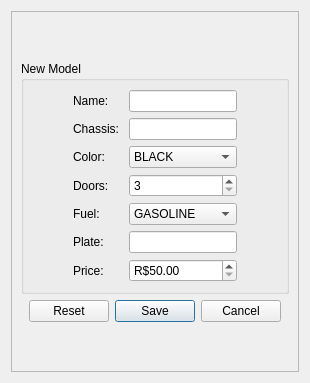
            <widget class="QWidget" name="stackPanelPageAddModel">
             <layout class="QVBoxLayout" name="verticalLayout_8">
              <item>
               <widget class="QFrame" name="frameAddModel">
                <property name="frameShape">
                 <enum>QFrame::StyledPanel</enum>
                </property>
                <property name="frameShadow">
                 <enum>QFrame::Raised</enum>
                </property>
                <layout class="QVBoxLayout" name="verticalLayout_10">
                 <item>
                  <spacer name="verticalSpacer_2">
                   <property name="orientation">
                    <enum>Qt::Vertical</enum>
                   </property>
                   <property name="sizeHint" stdset="0">
                    <size>
                     <width>20</width>
                     <height>40</height>
                    </size>
                   </property>
                  </spacer>
                 </item>
                 <item>
                  <widget class="QGroupBox" name="groupBoxAddModel">
                   <property name="title">
                    <string>New Model</string>
                   </property>
                   <layout class="QGridLayout" name="gridLayout">
                    <item row="5" column="1">
                     <widget class="QLabel" name="label_6">
                      <property name="text">
                       <string>Plate: </string>
                      </property>
                      <property name="buddy">
                       <cstring>lePlate</cstring>
                      </property>
                     </widget>
                    </item>
                    <item row="4" column="2">
                     <widget class="QComboBox" name="cmbFuel">
                      <item>
                       <property name="text">
                        <string>GASOLINE</string>
                       </property>
                      </item>
                      <item>
                       <property name="text">
                        <string>ALCOHOL</string>
                       </property>
                      </item>
                      <item>
                       <property name="text">
                        <string>FLEX</string>
                       </property>
                      </item>
                      <item>
                       <property name="text">
                        <string>DIESEL</string>
                       </property>
                      </item>
                     </widget>
                    </item>
                    <item row="4" column="1">
                     <widget class="QLabel" name="label_5">
                      <property name="text">
                       <string>Fuel: </string>
                      </property>
                      <property name="buddy">
                       <cstring>cmbFuel</cstring>
                      </property>
                     </widget>
                    </item>
                    <item row="6" column="1">
                     <widget class="QLabel" name="label_7">
                      <property name="text">
                       <string>Price: </string>
                      </property>
                      <property name="buddy">
                       <cstring>spbPrice</cstring>
                      </property>
                     </widget>
                    </item>
                    <item row="1" column="1">
                     <widget class="QLabel" name="label_2">
                      <property name="text">
                       <string>Chassis: </string>
                      </property>
                      <property name="buddy">
                       <cstring>leChassis</cstring>
                      </property>
                     </widget>
                    </item>
                    <item row="3" column="1">
                     <widget class="QLabel" name="label_4">
                      <property name="text">
                       <string>Doors: </string>
                      </property>
                      <property name="buddy">
                       <cstring>spbDoors</cstring>
                      </property>
                     </widget>
                    </item>
                    <item row="2" column="2">
                     <widget class="QComboBox" name="cmbColor">
                      <item>
                       <property name="text">
                        <string>BLACK</string>
                       </property>
                      </item>
                      <item>
                       <property name="text">
                        <string>RED</string>
                       </property>
                      </item>
                      <item>
                       <property name="text">
                        <string>GREEN</string>
                       </property>
                      </item>
                      <item>
                       <property name="text">
                        <string>ORANGE</string>
                       </property>
                      </item>
                      <item>
                       <property name="text">
                        <string>BLUE</string>
                       </property>
                      </item>
                      <item>
                       <property name="text">
                        <string>PURPLE</string>
                       </property>
                      </item>
                      <item>
                       <property name="text">
                        <string>CYAN</string>
                       </property>
                      </item>
                      <item>
                       <property name="text">
                        <string>GRAY</string>
                       </property>
                      </item>
                      <item>
                       <property name="text">
                        <string>WHITE</string>
                       </property>
                      </item>
                      <item>
                       <property name="text">
                        <string>YELLOW</string>
                       </property>
                      </item>
                      <item>
                       <property name="text">
                        <string>VIOLET</string>
                       </property>
                      </item>
                     </widget>
                    </item>
                    <item row="3" column="2">
                     <widget class="QSpinBox" name="spbDoors">
                      <property name="minimum">
                       <number>3</number>
                      </property>
                      <property name="maximum">
                       <number>5</number>
                      </property>
                     </widget>
                    </item>
                    <item row="1" column="2">
                     <widget class="QLineEdit" name="leChassis">
                      <property name="maxLength">
                       <number>11</number>
                      </property>
                     </widget>
                    </item>
                    <item row="5" column="2">
                     <widget class="QLineEdit" name="lePlate">
                      <property name="maxLength">
                       <number>8</number>
                      </property>
                     </widget>
                    </item>
                    <item row="0" column="3">
                     <spacer name="horizontalSpacer_2">
                      <property name="orientation">
                       <enum>Qt::Horizontal</enum>
                      </property>
                      <property name="sizeHint" stdset="0">
                       <size>
                        <width>40</width>
                        <height>20</height>
                       </size>
                      </property>
                     </spacer>
                    </item>
                    <item row="0" column="1">
                     <widget class="QLabel" name="label">
                      <property name="text">
                       <string>Name: </string>
                      </property>
                      <property name="buddy">
                       <cstring>leCarName</cstring>
                      </property>
                     </widget>
                    </item>
                    <item row="2" column="1">
                     <widget class="QLabel" name="label_3">
                      <property name="text">
                       <string>Color: </string>
                      </property>
                      <property name="buddy">
                       <cstring>cmbColor</cstring>
                      </property>
                     </widget>
                    </item>
                    <item row="0" column="2">
                     <widget class="QLineEdit" name="leCarName">
                      <property name="maxLength">
                       <number>30</number>
                      </property>
                     </widget>
                    </item>
                    <item row="0" column="0">
                     <spacer name="horizontalSpacer_3">
                      <property name="orientation">
                       <enum>Qt::Horizontal</enum>
                      </property>
                      <property name="sizeHint" stdset="0">
                       <size>
                        <width>40</width>
                        <height>20</height>
                       </size>
                      </property>
                     </spacer>
                    </item>
                    <item row="6" column="2">
                     <widget class="QDoubleSpinBox" name="spbPrice">
                      <property name="prefix">
                       <string>R$</string>
                      </property>
                      <property name="minimum">
                       <double>50.000000000000000</double>
                      </property>
                      <property name="maximum">
                       <double>1000.000000000000000</double>
                      </property>
                      <property name="singleStep">
                       <double>5.000000000000000</double>
                      </property>
                     </widget>
                    </item>
                   </layout>
                  </widget>
                 </item>
                 <item>
                  <widget class="QDialogButtonBox" name="bbAddCar">
                   <property name="layoutDirection">
                    <enum>Qt::LeftToRight</enum>
                   </property>
                   <property name="standardButtons">
                    <set>QDialogButtonBox::Cancel|QDialogButtonBox::Reset|QDialogButtonBox::Save</set>
                   </property>
                   <property name="centerButtons">
                    <bool>true</bool>
                   </property>
                  </widget>
                 </item>
                 <item>
                  <spacer name="verticalSpacer">
                   <property name="orientation">
                    <enum>Qt::Vertical</enum>
                   </property>
                   <property name="sizeHint" stdset="0">
                    <size>
                     <width>20</width>
                     <height>40</height>
                    </size>
                   </property>
                  </spacer>
                 </item>
                </layout>
               </widget>
              </item>
             </layout>
            </widget>
